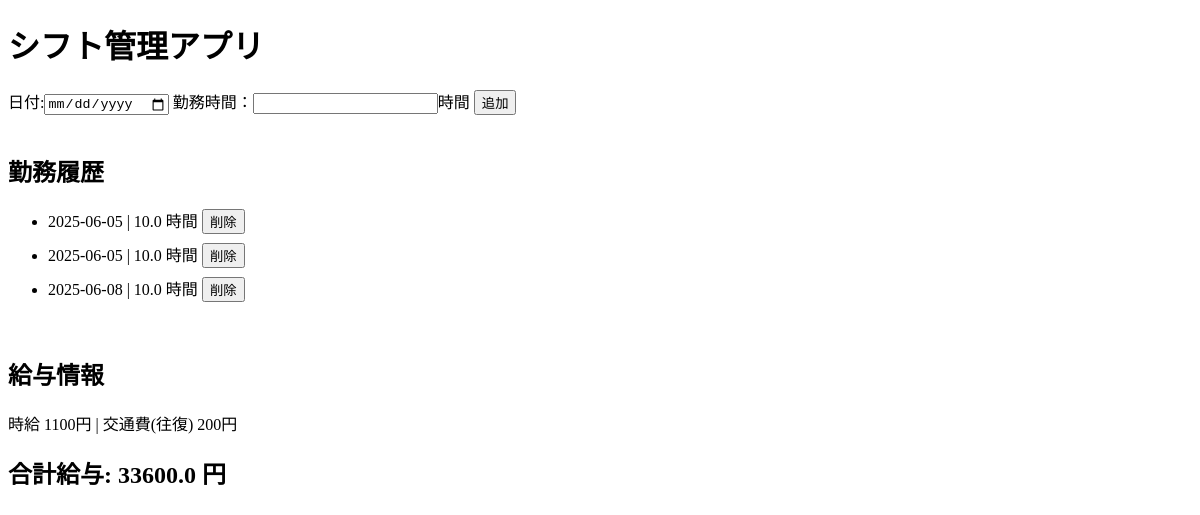
Before: / with the older database file.
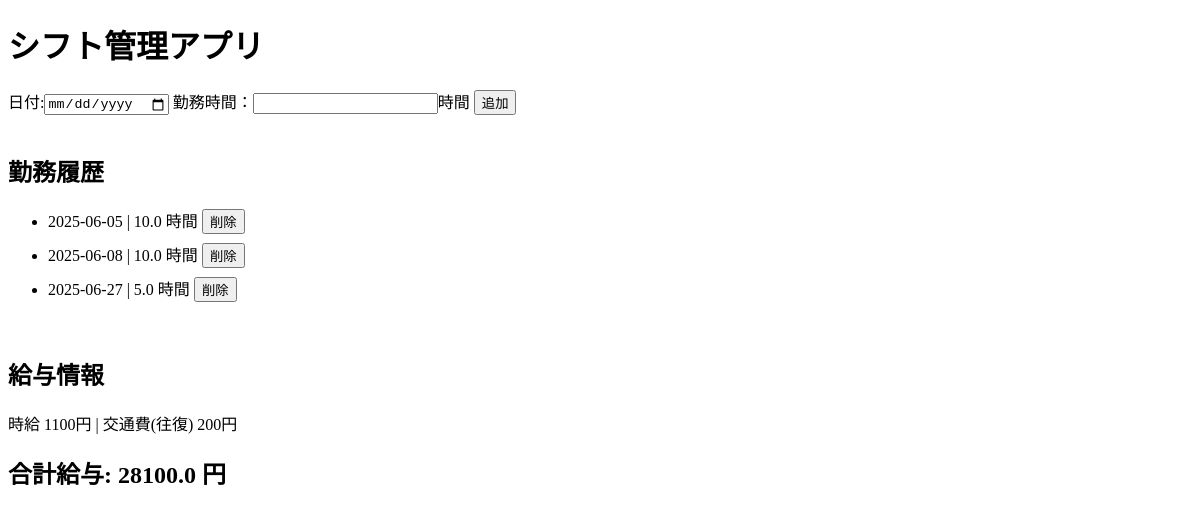
After: the same page with the newer database file.
### tables this page shows
CREATE TABLE shifts ( 
                id INTEGER PRIMARY KEY AUTOINCREMENT,
                date TEXT NOT NULL,
                hours REAL NOT NULL
              );

### app.py (the view, shortened to what this page needs)
@app.route("/",methods=['GET','POST']) ##/はトップページ
def index():
    conn = sqlite3.connect('shift.db')
    c = conn.cursor()
    c.execute('SELECT date,hours,id FROM shifts') ##データベースから記録を取得
    data = c.fetchall()
    total_hours = sum(row[1] for row in data) ##1行ごとに2つめの値を足す
    total_days = sum(1 for row in data)
    total_salary = (total_hours * HOURLY_WAGE)+(total_days * FARE)
    conn.close()
    return render_template('index.html',data=data,total=total_salary,HOURLY_WAGE=HOURLY_WAGE,FARE=FARE) ##salaryにsalaryを代入しindex.htmlを返す

### templates/index.html (shortened to what this page needs)
<!DOCTYPE html>
<html>
<head>
    <link rel="stylesheet" href="{{ url_for('static', filename='style.css') }}">
</head>
<body>
    <h1>シフト管理アプリ</h1>
    <form method="POST">
        <label>日付:<input type="date" name="date" required></label>
        <label>勤務時間：<input type="number" name="hours" step="0.1" required>時間<label>
        <button type="submit" name="action" value="add">追加</button>
        <br><br>
    </form>
    <h2>勤務履歴</h2>
    <ul>
    {% for date,hours,id in data %}
        <li>{{ date }} | {{ hours }} 時間
        <form method="POST">
            <button type="submit" name="action" value="delete">削除</button>
        </form>
    </li>
    {% endfor %}
    </ul><br>
    <h2>給与情報</h2>
    <p>時給 {{ HOURLY_WAGE }}円 | 交通費(往復) {{ FARE }}円</p>
    <h2>合計給与: {{ total }} 円</h2>
</body>
</html>

### static/style.css (style rules this page uses)
form { display: inline; }
li { margin-bottom: 8px; }

Changed rows visible on the page:
removed shifts: date "2025-06-05", hours "10.0"
added shifts: date "2025-06-27", hours "5.0"
Other visible differences:
{{ total }}: "33600.0" → "28100.0"
